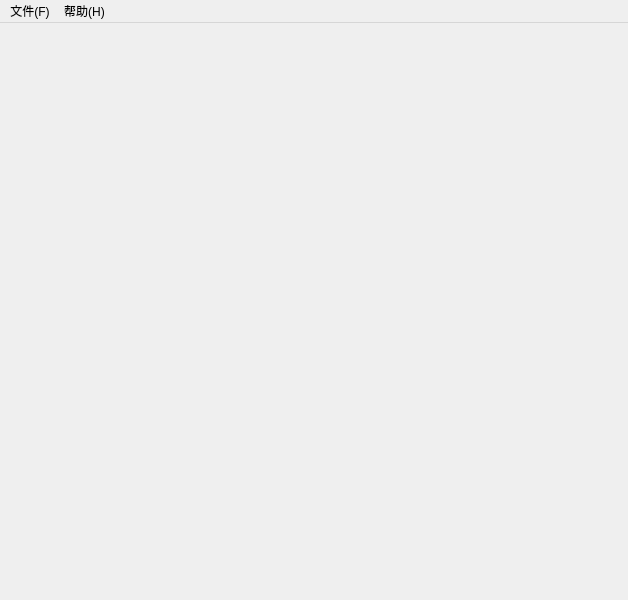
<?xml version="1.0" encoding="UTF-8"?>
<ui version="4.0">
 <class>NewNoteWindow</class>
 <widget class="QMainWindow" name="newnotewindow">
  <property name="geometry">
   <rect>
    <x>0</x>
    <y>0</y>
    <width>628</width>
    <height>600</height>
   </rect>
  </property>
  <property name="windowTitle">
   <string>新建笔记</string>
  </property>
  <widget class="QWidget" name="centralwidget">
   <layout class="QHBoxLayout" name="horizontalLayout">
    <property name="spacing">
     <number>0</number>
    </property>
    <property name="leftMargin">
     <number>0</number>
    </property>
    <property name="topMargin">
     <number>0</number>
    </property>
    <property name="rightMargin">
     <number>0</number>
    </property>
    <property name="bottomMargin">
     <number>0</number>
    </property>
    <item>
     <widget class="NoteEditWindow" name="editwindow">
     </widget>
    </item>
   </layout>
  </widget>
  <widget class="QMenuBar" name="menubar">
   <property name="geometry">
    <rect>
     <x>0</x>
     <y>0</y>
     <width>628</width>
     <height>26</height>
    </rect>
   </property>
   <widget class="QMenu" name="menu">
    <property name="title">
     <string>文件(F)</string>
    </property>
   </widget>
   <widget class="QMenu" name="menu_2">
    <property name="title">
     <string>帮助(H)</string>
    </property>
   </widget>
   <addaction name="menu"/>
   <addaction name="menu_2"/>
  </widget>
 </widget>
 <customwidgets>
  <customwidget>
   <class>NoteEditWindow</class>
   <extends>QWidget</extends>
   <header>note_editwindow.h</header>
  </customwidget>
 </customwidgets>
 <resources/>
 <connections/>
</ui>
